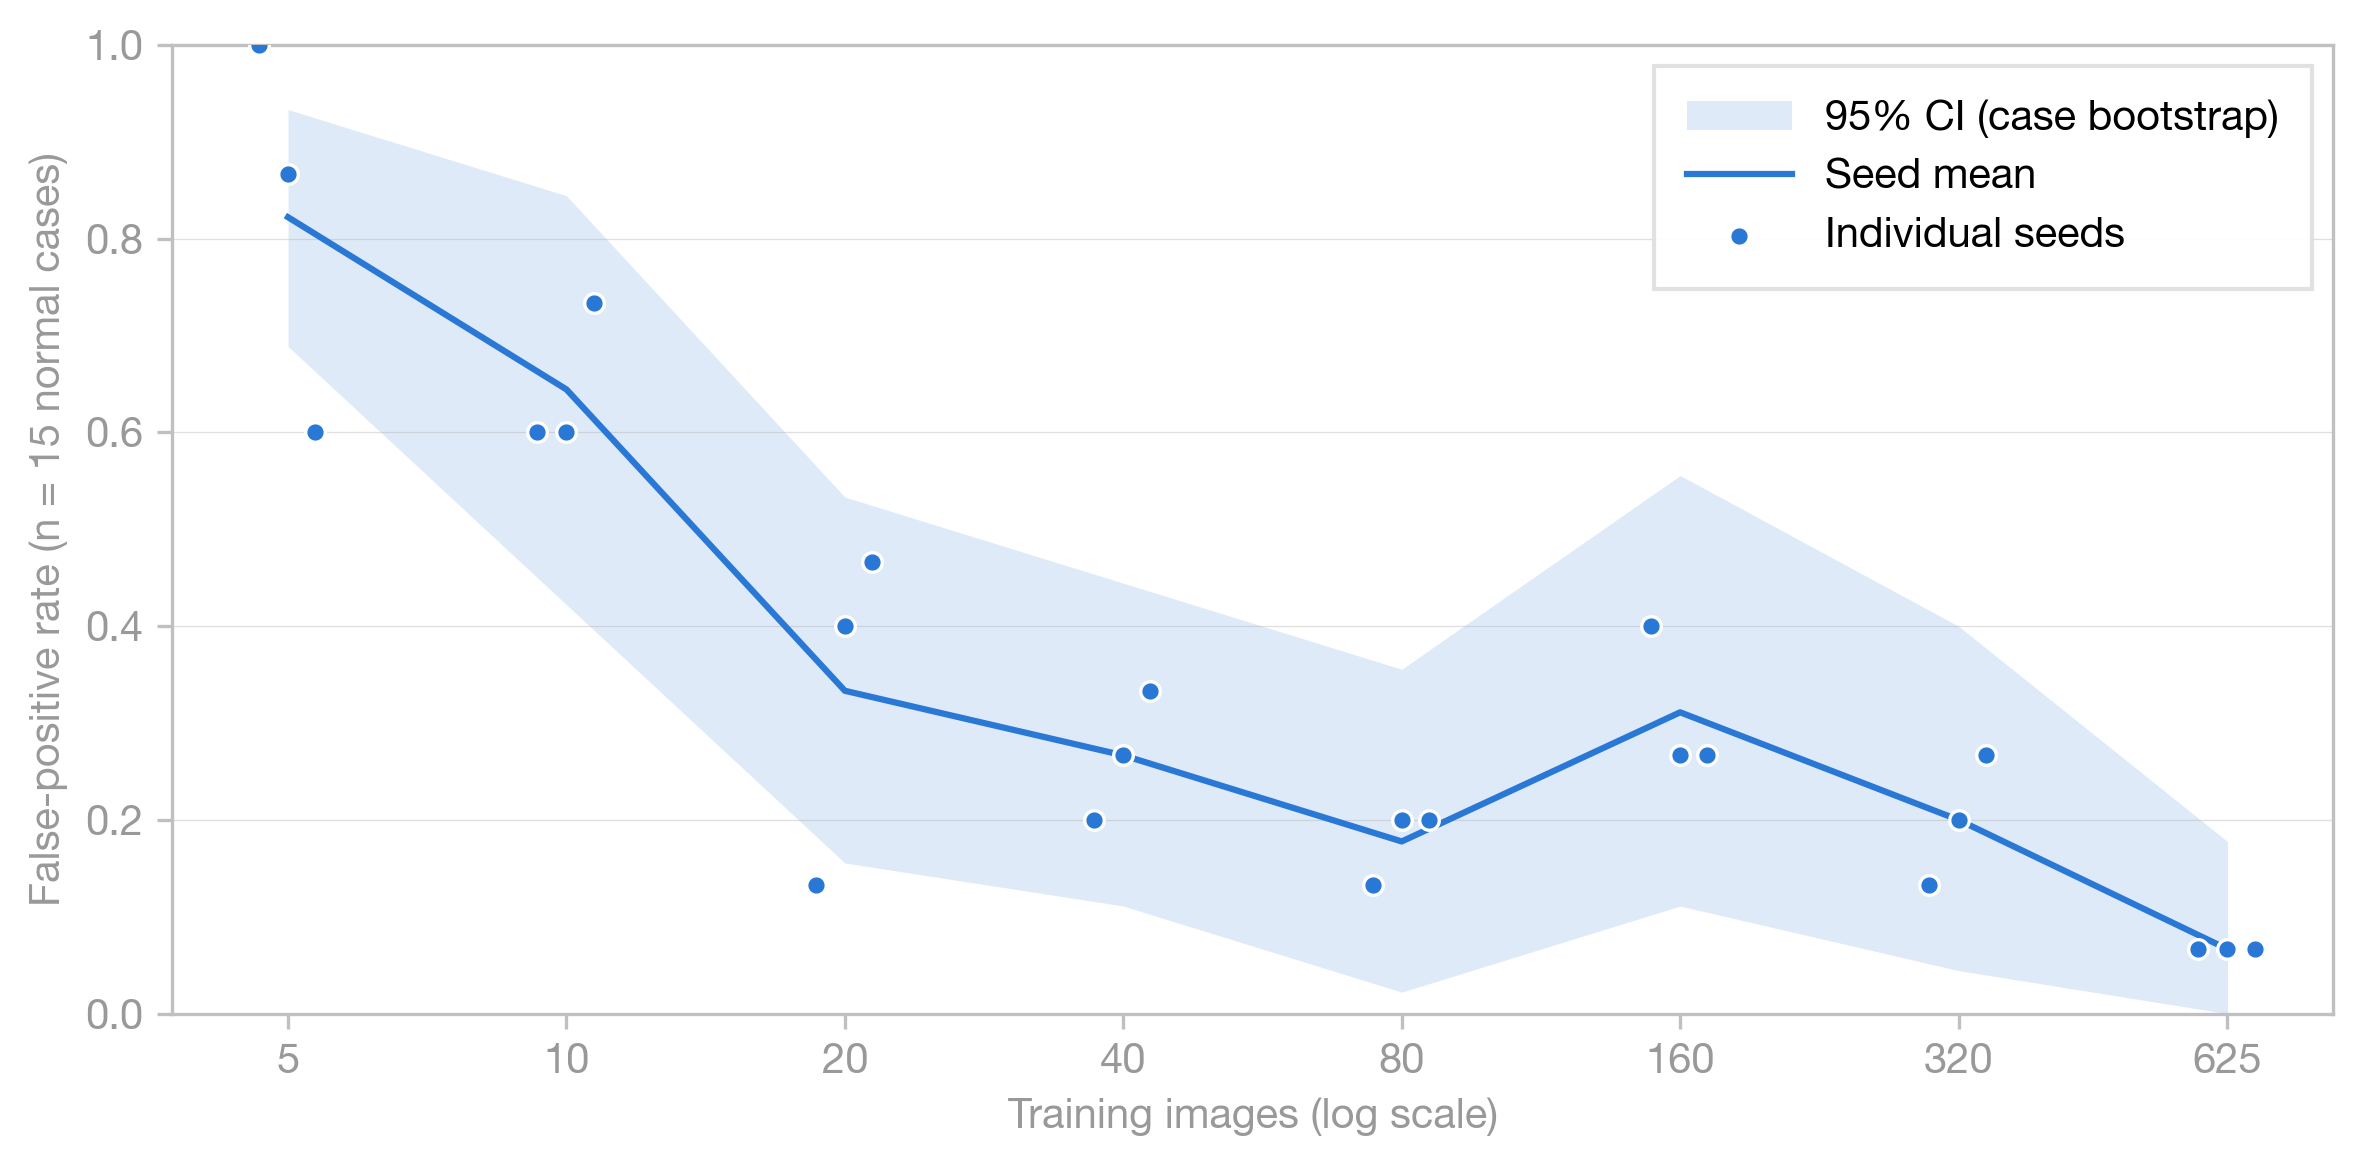

Write the Python code that produced this figure.
"""False positives vs. training size for the data-scaling experiment.

Uses the canonical prediction dataset's normal_false_positive flags to report
case-level false-alarm rates on normal cases. Outputs terminal tables,
Markdown, JSON, PNG, and PDF for seeds 42/43/44 at best checkpoints.

Per-seed rates are plotted individually. The seed mean carries a 95%
percentile bootstrap CI over normal test cases, which reflects test-set
sampling uncertainty. Seeds vary initialization only; training subsets are
nested and fixed, so subset-selection variance is not captured.

Run from the project root:
    python analysis/data_scaling/evaluate_false_positives_best/evaluate_false_positives_best.py
"""

import json
import sys
from collections import defaultdict
from pathlib import Path
from statistics import mean, stdev

import matplotlib
matplotlib.use("Agg")
import matplotlib.pyplot as plt
import numpy as np
from matplotlib.ticker import NullLocator

SCRIPT_DIR = Path(__file__).resolve().parent
PROJECT_ROOT = SCRIPT_DIR.parents[2]
if str(PROJECT_ROOT) not in sys.path:
    sys.path.insert(0, str(PROJECT_ROOT))

from analysis.predictions_dataset.constants import MIN_PRED_AREA_FRACTION
from analysis.predictions_dataset.load_predictions_dataset import (
    DatasetValidationError,
    load_predictions_dataset,
)

OUT_BASE = "evaluate_false_positives_best"
NOISE_FLOOR = f"{MIN_PRED_AREA_FRACTION * 100:g}% of image area"
EXPERIMENT_NAME = "data_scaling"
EVALUATION_SPLIT = "test"
CHECKPOINT = "best"
SEEDS = [42, 43, 44]
SIZES = [5, 10, 20, 40, 80, 160, 320, 625]
BOOTSTRAP_REPLICATES = 10_000
BOOTSTRAP_SEED = 0
CI_LEVEL = 0.95
SEED_X_OFFSETS = [0.93, 1.0, 1.07]  # multiplicative jitter on the log x-axis
FP_RATE_COLOR = "#2a78d6"

plt.rcParams.update({
    "font.family": "sans-serif",
    "font.sans-serif": ["Helvetica Neue", "Helvetica", "Arial", "sans-serif"],
    "font.size": 10,
    "font.weight": "400",
    "axes.labelsize": 10,
    "axes.labelcolor": "#999999",
    "xtick.labelsize": 10,
    "ytick.labelsize": 10,
    "xtick.color": "#999999",
    "ytick.color": "#999999",
    "legend.fontsize": 10,
    "legend.framealpha": 0.95,
    "legend.edgecolor": "#e0e0e0",
    "grid.linewidth": 0.3,
    "grid.alpha": 0.4,
    "figure.facecolor": "white",
    "axes.facecolor": "white",
    "axes.spines.top": True,
    "axes.spines.right": True,
})


def select_runs(rows):
    runs = defaultdict(list)
    for row in rows:
        if (
            row.experiment_name == EXPERIMENT_NAME
            and row.evaluation_split == EVALUATION_SPLIT
            and row.checkpoint == CHECKPOINT
            and row.training_set_size in SIZES
            and row.seed in SEEDS
        ):
            runs[row.training_set_size, row.seed].append(row)

    reference_cases = None
    for size in SIZES:
        for seed in SEEDS:
            run = runs[size, seed]
            if not run:
                raise DatasetValidationError(f"Missing scaling run: size={size}, seed={seed}")
            if len({row.configuration_id for row in run}) != 1:
                raise DatasetValidationError(f"Multiple configurations: size={size}, seed={seed}")
            cases = {row.image_id: (row.pathology, row.mass_present) for row in run}
            if len(cases) != len(run):
                raise DatasetValidationError(f"Duplicate test cases: size={size}, seed={seed}")
            if set(row.pathology for row in run) != {"malignant", "benign", "normal"}:
                raise DatasetValidationError(f"Missing or unknown pathology: size={size}, seed={seed}")
            if reference_cases is None:
                reference_cases = cases
            if cases != reference_cases:
                raise DatasetValidationError(f"Test cases differ: size={size}, seed={seed}")
            for row in run:
                if row.pathology in ("malignant", "benign"):
                    if not row.mass_present:
                        raise DatasetValidationError(f"Invalid mass case: {row.image_id}")
                elif row.pathology == "normal":
                    if (
                        row.mass_present
                        or not isinstance(row.normal_false_positive, bool)
                        or row.normal_false_positive != row.triage_detection_flag
                    ):
                        raise DatasetValidationError(f"Invalid normal case: {row.image_id}")
                else:
                    raise DatasetValidationError(f"Unknown pathology: {row.pathology}")
    return runs


def normal_fp_flags(runs, size):
    """Return sorted normal image IDs and a seeds x cases 0/1 array of FP flags."""
    per_seed = [
        {row.image_id: row.normal_false_positive for row in runs[size, seed] if row.pathology == "normal"}
        for seed in SEEDS
    ]
    if not per_seed[0]:
        raise DatasetValidationError("Missing normal cases")
    image_ids = sorted(per_seed[0])
    flags = np.array([[int(seed_flags[image_id]) for image_id in image_ids] for seed_flags in per_seed])
    return image_ids, flags


def summarize_sizes(flag_matrices):
    counts_per_seed = []
    count_metrics = {"mean": [], "std": []}
    rate_metrics = {"mean": [], "std": []}
    for flags in flag_matrices:
        n_normal = flags.shape[1]
        counts = [int(value) for value in flags.sum(axis=1)]
        rates = [count / n_normal for count in counts]
        counts_per_seed.append(counts)
        for metric, values in ((count_metrics, counts), (rate_metrics, rates)):
            metric["mean"].append(mean(values))
            metric["std"].append(stdev(values))
    return counts_per_seed, count_metrics, rate_metrics


def bootstrap_ci(flag_matrices, n_normal):
    """Percentile CI for the seed-mean FP rate, resampling normal cases.

    The same case resamples are used for every seed and training size, so
    seeds stay paired and sizes are comparable replicate by replicate.
    """
    rng = np.random.default_rng(BOOTSTRAP_SEED)
    indices = rng.integers(0, n_normal, size=(BOOTSTRAP_REPLICATES, n_normal))
    tail = (1 - CI_LEVEL) / 2
    lows, highs = [], []
    for flags in flag_matrices:
        replicate_rates = flags[:, indices].mean(axis=2).mean(axis=0)
        low, high = np.quantile(replicate_rates, [tail, 1 - tail])
        lows.append(float(low))
        highs.append(float(high))
    return lows, highs


def main():
    data = load_predictions_dataset()
    runs = select_runs(data.rows)
    image_ids = None
    flag_matrices = []
    for size in SIZES:
        size_ids, flags = normal_fp_flags(runs, size)
        if image_ids is None:
            image_ids = size_ids
        elif size_ids != image_ids:
            raise DatasetValidationError(f"Normal cases differ: size={size}")
        flag_matrices.append(flags)
    n_normal = len(image_ids)
    counts_per_seed, count_metrics, rate_metrics = summarize_sizes(flag_matrices)
    ci_low, ci_high = bootstrap_ci(flag_matrices, n_normal)
    rate_metrics["ci_low"] = ci_low
    rate_metrics["ci_high"] = ci_high

    ci_method = (
        f"{CI_LEVEL:.0%} percentile bootstrap over the {n_normal} normal test cases "
        f"({BOOTSTRAP_REPLICATES:,} replicates, RNG seed {BOOTSTRAP_SEED}), applied to "
        "the seed-mean FP rate. Case resamples are shared across seeds and sizes."
    )
    title = "False positives vs. training size"
    description = (
        "Data-scaling test runs: seeds 42/43/44, best checkpoints, "
        f"training sizes {', '.join(map(str, SIZES))}, noise floor {NOISE_FLOOR}. "
        "Seeds vary initialization only; training subsets are nested. "
        f"Uncertainty: {ci_method}"
    )
    payload = {
        "title": title,
        "description": description,
        "noise_floor": NOISE_FLOOR,
        "seeds": SEEDS,
        "training_set_sizes": SIZES,
        "normal_cases": n_normal,
        "dataset_snapshot_id": data.snapshot_id,
        "experiment_name": EXPERIMENT_NAME,
        "evaluation_split": EVALUATION_SPLIT,
        "checkpoint": CHECKPOINT,
        "ci_method": ci_method,
        "fp_count_per_seed": counts_per_seed,
        "fp_count": count_metrics,
        "fp_rate": rate_metrics,
        "normal_image_ids": image_ids,
        "fp_flags_per_size_seed_case": [flags.tolist() for flags in flag_matrices],
    }
    json_path = SCRIPT_DIR / f"{OUT_BASE}.json"
    json_path.write_text(json.dumps(payload, indent=2, allow_nan=False) + "\n", encoding="utf-8")

    lines = [
        f"# {title}", "", description, "",
        f"Dataset snapshot: `{data.snapshot_id}`.", "",
        "A false positive is a Normal (mass-free) case the model flags as containing "
        "any retained mass. Every image is one patient with at most one mass, so "
        "this is a single case-level signal, not a count of predicted components.", "",
        f"Normal test cases: {n_normal}.", "",
        "| Training size | Seed 42 | Seed 43 | Seed 44 | Mean FP rate ± SD | 95% CI |",
        "|--------------:|:-------:|:-------:|:-------:|------------------:|-------:|",
    ]
    for index, size in enumerate(SIZES):
        counts = counts_per_seed[index]
        lines.append(
            f"| {size} | {counts[0]}/{n_normal} | {counts[1]}/{n_normal} | {counts[2]}/{n_normal} | "
            f"{rate_metrics['mean'][index]:.3f} ± {rate_metrics['std'][index]:.3f} | "
            f"{ci_low[index]:.3f}–{ci_high[index]:.3f} |"
        )
    lines.append("")
    report = "\n".join(lines)
    (SCRIPT_DIR / f"{OUT_BASE}.md").write_text(report, encoding="utf-8")
    print(report)

    sizes = np.array(SIZES, dtype=float)
    fig, ax = plt.subplots(figsize=(8, 4))
    ax.fill_between(
        sizes, ci_low, ci_high, color=FP_RATE_COLOR, alpha=0.15, linewidth=0,
        label=f"{CI_LEVEL:.0%} CI (case bootstrap)", zorder=1,
    )
    ax.plot(
        sizes, rate_metrics["mean"], "-", color=FP_RATE_COLOR, linewidth=1.5,
        label="Seed mean", zorder=2,
    )
    for seed_index, offset in enumerate(SEED_X_OFFSETS):
        ax.scatter(
            sizes * offset,
            [counts[seed_index] / n_normal for counts in counts_per_seed],
            s=22, color=FP_RATE_COLOR, edgecolors="white", linewidths=0.8,
            label="Individual seeds" if seed_index == 0 else None, zorder=3,
        )
    ax.set_xscale("log")
    ax.set_xticks(SIZES, labels=[str(size) for size in SIZES])
    ax.xaxis.set_minor_locator(NullLocator())
    ax.set_xlim(SIZES[0] * 0.75, SIZES[-1] * 1.3)
    ax.set_ylim(0, 1)
    ax.set_xlabel("Training images (log scale)")
    ax.set_ylabel(f"False-positive rate (n = {n_normal} normal cases)")
    ax.grid(True, axis="y", linewidth=0.3, alpha=0.4)
    ax.grid(False, axis="x")
    for spine in ax.spines.values():
        spine.set_color("#c0c0c0")
    ax.tick_params(color="#c0c0c0", labelcolor="#999999")
    ax.legend(loc="best", frameon=True, fancybox=False, borderpad=0.8, handlelength=2.5)
    fig.tight_layout(pad=1.2)
    for extension in ("pdf", "png"):
        output_path = SCRIPT_DIR / f"{OUT_BASE}.{extension}"
        metadata = {"CreationDate": None} if extension == "pdf" else None
        fig.savefig(output_path, dpi=300, bbox_inches="tight", metadata=metadata)
        print(f"Wrote {output_path}")
    plt.close(fig)


if __name__ == "__main__":
    main()
